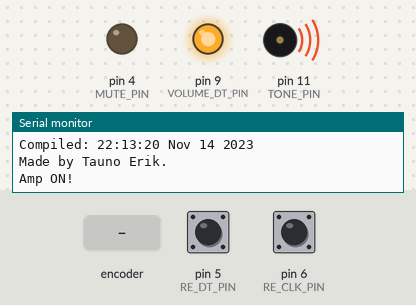
The program below on a simulated Arduino Pro Mini, built with avr-gcc and run on an emulated ATmega328P. Parts: output pins drawn as LEDs (lit = HIGH), buzzer (waves = sounding), the last lines printed to the serial monitor. Inputs (shaded band) come from the test bench; at power-on: pin 5 (RE_DT_PIN) HIGH, pin 6 (RE_CLK_PIN) HIGH. Pins used as bus, display or sensor lines are not drawn.

Above: at 0.1 s.
At 1.4 s:
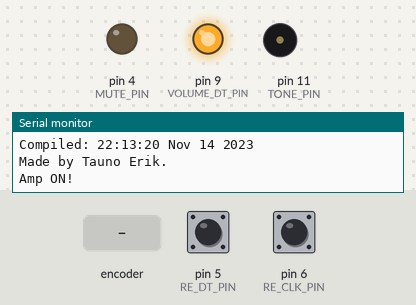
At 3.8 s:
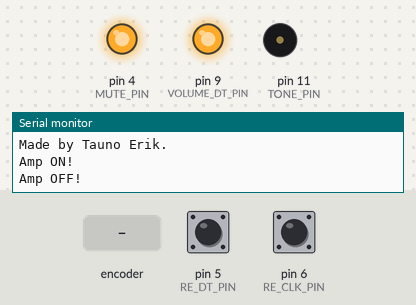
3.9 s: rotary encoder on pin 6 (RE_CLK_PIN) / pin 5 (RE_DT_PIN) turned 1 step (first pin leading)
5.6 s: rotary encoder on pin 6 (RE_CLK_PIN) / pin 5 (RE_DT_PIN) turned 2 steps (second pin leading)
Timing chart, 0 to 8.6 s (numbered marks = the images above; inputs shaded):
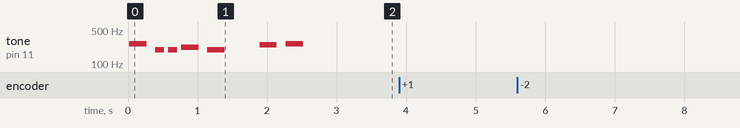

The program:

main.cpp
```cpp
/*!
 * @file main.cpp
 *
 * @mainpage Radiotower - Freeform electronic sculpture
 *
 * @section author Author
 * Written by Tauno Erik
 *
 *
 */

// Libraries
#include <Arduino.h>

#include "constants.h"
#include "pitches.h"
#include "M62429_volume.h" //


// Defines
#define DEBUG // Enable debug info serial print
#ifdef DEBUG
  #define DEBUG_PRINT(x)  Serial.print(x)
  #define DEBUG_PRINTLN(x)  Serial.println(x)
#else
  #define DEBUG_PRINT(x)
  #define DEBUG_PRINTLN(x)
#endif

// notes in the melody:
int melody[] = {
  NOTE_C4, NOTE_G3, NOTE_G3, NOTE_A3, NOTE_G3, 0, NOTE_B3, NOTE_C4
};

// note durations: 4 = quarter note, 8 = eighth note, etc.:
int noteDurations[] = {
  4, 8, 8, 4, 4, 4, 4, 4
};

int volume_level = 40; // 30-100

/**
 *
 */
void amp_on(){
  digitalWrite(MUTE_PIN, LOW);
  DEBUG_PRINTLN("Amp ON!");
}

/**
 *
 */
void amp_off(){
  digitalWrite(MUTE_PIN, HIGH);
  DEBUG_PRINTLN("Amp OFF!");
}


/**
 * Function to read rotary encoder turn direction
 * Returns: -1, 0, or 1
 * -1 == Right turn
 *  1 == Left turn
 *  0 == No turn
 **/
int get_encoder_turn() {
  /**
   * The static keyword is used to create variables that are visible to only one function.
   * However unlike local variables that get created and destroyed every time a function is called,
   * static variables persist beyond the function call, preserving their data between function calls.
   * Variables declared as static will only be created and initialized the first time a function is called.
   **/
  static int old_a = 1;
  static int old_b = 1;
  int result = 0;
  int new_a = digitalRead(RE_CLK_PIN);
  int new_b = digitalRead(RE_DT_PIN);

  // If the value of CLK pin or the DT pin has changed
  if (new_a != old_a || new_b != old_b) {
    if (old_a == 1 && new_a == 0) {
      result = (old_b * 2 - 1);
    }
  }

  old_a = new_a;
  old_b = new_b;

  return result;
}


int i = 0;

void setup() {
  Serial.begin(9600); // !monitor_speed = 19200
  DEBUG_PRINTLN("Radiotower begins!");
  DEBUG_PRINT("Compiled: ");
  DEBUG_PRINT(__TIME__);
  DEBUG_PRINT(" ");
  DEBUG_PRINTLN(__DATE__);
  DEBUG_PRINTLN("Made by Tauno Erik.");

  // Output Pins setup
  pinMode(MUTE_PIN, OUTPUT);
  pinMode(VOLUME_CLK_PIN, OUTPUT);
  pinMode(VOLUME_DT_PIN, OUTPUT);
  // Input Pins setup
  pinMode(RE_CLK_PIN, INPUT);
  pinMode(RE_DT_PIN, INPUT);

  set_volume(volume_level);

  amp_on();

  // https://www.arduino.cc/en/Tutorial/ToneMelody
  for (int thisNote = 0; thisNote < 8; thisNote++) {
    // to calculate the note duration, take one second divided by the note type.
    //e.g. quarter note = 1000 / 4, eighth note = 1000/8, etc.
    int noteDuration = 1000 / noteDurations[thisNote];
    tone(TONE_PIN, melody[thisNote], noteDuration);

    // to distinguish the notes, set a minimum time between them.
    // the note's duration + 30% seems to work well:
    int pauseBetweenNotes = noteDuration * 1.50;
    delay(pauseBetweenNotes);
    // stop the tone playing:
    noTone(TONE_PIN);
  }

  amp_off();

}

void loop() {
  int rotate = get_encoder_turn();

  // Left turn
  if (rotate > 0) {
    //DEBUG_PRINT(rotate);
    --i;
    DEBUG_PRINT(i);
    DEBUG_PRINTLN(" Left turn");
  }
  // Right turn
  else if (rotate < 0) {
    //DEBUG_PRINT(rotate);
    ++i;
    DEBUG_PRINT(i);
    DEBUG_PRINTLN(" Right turn");
  }
/*
  Serial.print(i);
  Serial.print(" ");
  i++;
  delay(500);
  */
}
```

M62429_volume.h
```cpp
/*!
 * @file M62429_volume.h
 *
 * @section author Author
 * Written by Tauno Erik
 *
 */

#ifndef M62429_VOLUME_h
#define M62429_VOLUME_h

#include <Arduino.h>
#include "constants.h"

/**
 * Write volume to M62459 chip
 *
 * @param volume The volume value 0- 100
 */
void set_volume (uint8_t volume)
{
	uint8_t bits;
	uint16_t data = 0; // control word is built by OR-ing in the bits

	// convert attenuation to volume
	volume = (volume > 100) ? 0 : (((volume * 83) / -100) + 83); // remember 0 is full volume!
       // generate 10 bits of data
	data |= (0 << 0); // D0 (channel select: 0=ch1, 1=ch2)
	data |= (0 << 1); // D1 (individual/both select: 0=both, 1=individual)
	data |= ((21 - (volume / 4)) << 2); // D2...D6 (ATT1: coarse attenuator: 0,-4dB,-8dB, etc.. steps of 4dB)
	data |= ((3 - (volume % 4)) << 7); // D7...D8 (ATT2: fine attenuator: 0...-1dB... steps of 1dB)
	data |= (0b11 << 9); // D9...D10 // D9 & D10 must both be 1

	for (bits = 0; bits < 11; bits++) { // send out 11 control bits
		delayMicroseconds (2); // pg.4 - M62429P/FP datasheet
		digitalWrite (VOLUME_DT_PIN, 0);
		delayMicroseconds (2);
		digitalWrite (VOLUME_CLK_PIN, 0);
		delayMicroseconds (2);
		digitalWrite (VOLUME_DT_PIN, (data >> bits) & 0x01);
		delayMicroseconds (2);
		digitalWrite (VOLUME_CLK_PIN, 1);
	}
	delayMicroseconds (2);
	digitalWrite (VOLUME_DT_PIN, 1); // final clock latches data in
	delayMicroseconds (2);
	digitalWrite (VOLUME_CLK_PIN, 0);
	//return data; // return bit pattern in case you want it :)
}

#endif // I2C_SCANNER_h
```

constants.h
```cpp
/*!
 * @file constants.h
 *
 * @section author Author
 * Written by Tauno Erik
 */

#ifndef RADIOTOWER_CONSTANTS_h
#define RADIOTOWER_CONSTANTS_h


const int MUTE_PIN = 4;         // Amplifier mute pin
const int VOLUME_DT_PIN = 9;    // FM62429 Data pins (Volume control)
const int VOLUME_CLK_PIN = 10;  // FM62429 Clock pins

const int RE_CLK_PIN = 6;       // Rotary Encoder Clock pin (A)
const int RE_DT_PIN = 5;        // Rotary Encoder Data pin (B)

const int TONE_PIN = 11;

const int MIN_VOLUME = 30;      // Value: 0-100

#endif // RADIOTOWER_CONSTANTS_h
```

pitches.h
```cpp
/*!
 * @file pitches.h
 *
 */

#define NOTE_B0  31
#define NOTE_C1  33
#define NOTE_CS1 35
#define NOTE_D1  37
#define NOTE_DS1 39
#define NOTE_E1  41
#define NOTE_F1  44
#define NOTE_FS1 46
#define NOTE_G1  49
#define NOTE_GS1 52
#define NOTE_A1  55
#define NOTE_AS1 58
#define NOTE_B1  62
#define NOTE_C2  65
#define NOTE_CS2 69
#define NOTE_D2  73
#define NOTE_DS2 78
#define NOTE_E2  82
#define NOTE_F2  87
#define NOTE_FS2 93
#define NOTE_G2  98
#define NOTE_GS2 104
#define NOTE_A2  110
#define NOTE_AS2 117
#define NOTE_B2  123
#define NOTE_C3  131
#define NOTE_CS3 139
#define NOTE_D3  147
#define NOTE_DS3 156
#define NOTE_E3  165
#define NOTE_F3  175
#define NOTE_FS3 185
#define NOTE_G3  196
#define NOTE_GS3 208
#define NOTE_A3  220
#define NOTE_AS3 233
#define NOTE_B3  247
#define NOTE_C4  262
#define NOTE_CS4 277
#define NOTE_D4  294
#define NOTE_DS4 311
#define NOTE_E4  330
#define NOTE_F4  349
#define NOTE_FS4 370
#define NOTE_G4  392
#define NOTE_GS4 415
#define NOTE_A4  440
#define NOTE_AS4 466
#define NOTE_B4  494
#define NOTE_C5  523
#define NOTE_CS5 554
#define NOTE_D5  587
#define NOTE_DS5 622
#define NOTE_E5  659
#define NOTE_F5  698
#define NOTE_FS5 740
#define NOTE_G5  784
#define NOTE_GS5 831
#define NOTE_A5  880
#define NOTE_AS5 932
#define NOTE_B5  988
#define NOTE_C6  1047
#define NOTE_CS6 1109
#define NOTE_D6  1175
#define NOTE_DS6 1245
#define NOTE_E6  1319
#define NOTE_F6  1397
#define NOTE_FS6 1480
#define NOTE_G6  1568
#define NOTE_GS6 1661
#define NOTE_A6  1760
#define NOTE_AS6 1865
#define NOTE_B6  1976
#define NOTE_C7  2093
#define NOTE_CS7 2217
#define NOTE_D7  2349
#define NOTE_DS7 2489
#define NOTE_E7  2637
#define NOTE_F7  2794
#define NOTE_FS7 2960
#define NOTE_G7  3136
#define NOTE_GS7 3322
#define NOTE_A7  3520
#define NOTE_AS7 3729
#define NOTE_B7  3951
#define NOTE_C8  4186
#define NOTE_CS8 4435
#define NOTE_D8  4699
#define NOTE_DS8 4978
```
